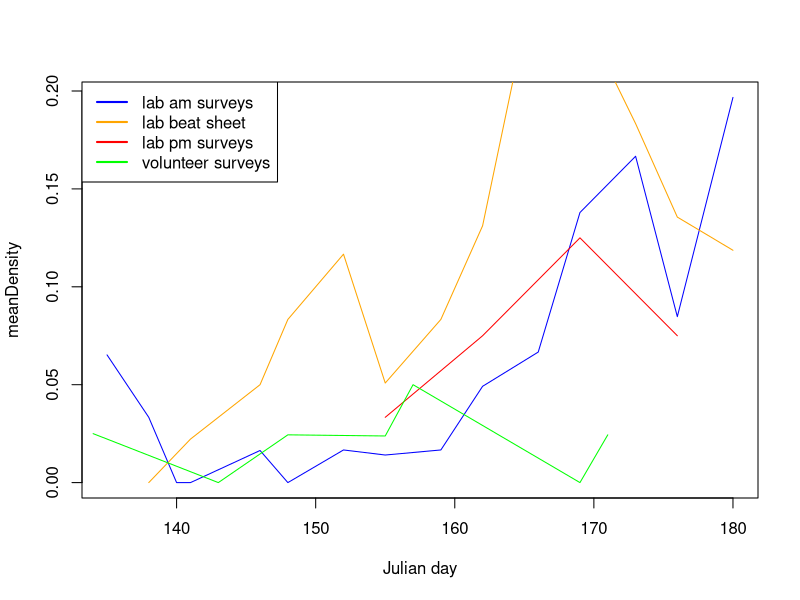
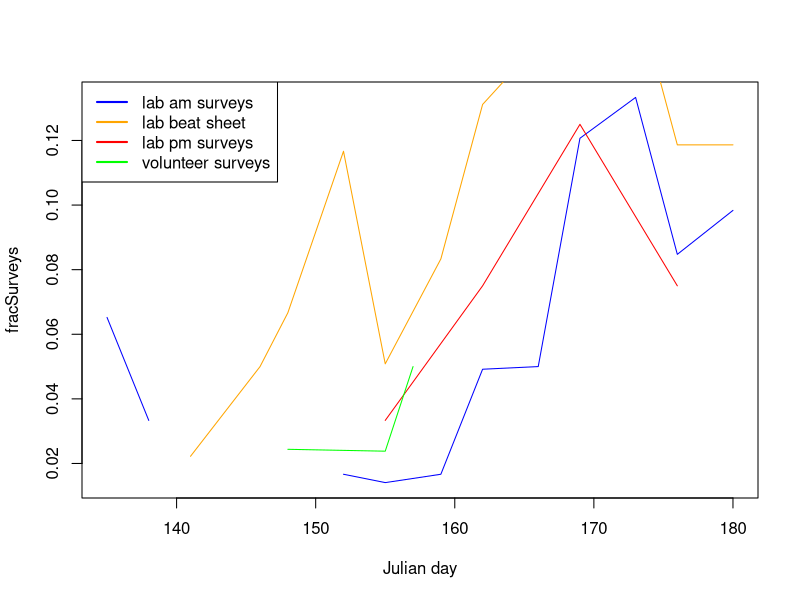
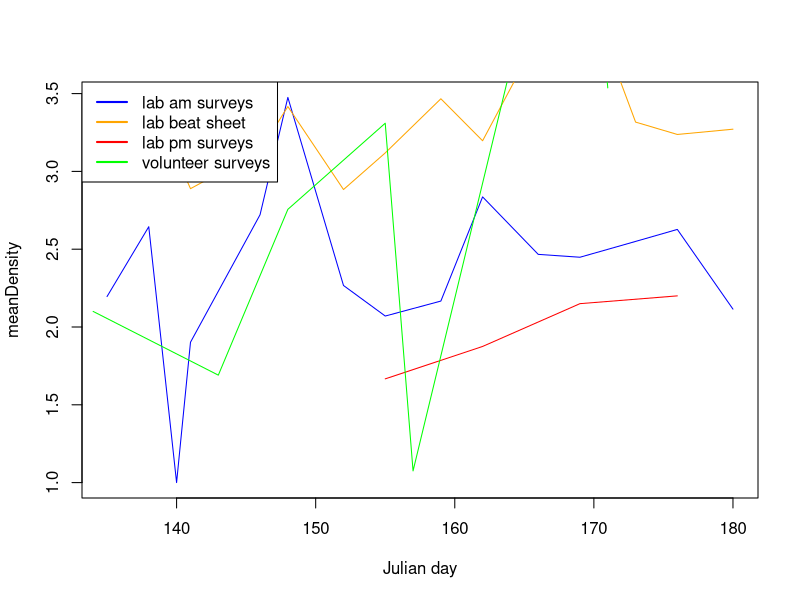

Here is the R script that generated these plots, in order: (Note: this script raises an error after producing the figures.)
################################################
# Script for conducting basic analyses based on 
# Caterpillars Count! data exported from the
# phpMyAdmin project site.

# Data include:
#
# tbl_surveys: date, site, time, and temperature of all survey events
#
# tbl_orders: arthropod observed, their length, and count associated with
#             each survey event

# Load required libraries
library(plyr)
library(dplyr)
library(lubridate)
library(stringr)

# Read in data
surveys = read.csv('data/tbl_surveys.csv', header=F)
orders = read.csv('data/tbl_orders.csv', header=F)

names(surveys) = c('surveyID', 'site', 'userID', 'circle', 'survey', 'dateStart',
                   'dateSubmit', 'tempMin', 'tempMax', 'notes', 'plantSp',
                   'herbivory', 'photo', 'isValid')
names(orders) = c('recordID', 'surveyID', 'arthropod', 'length', 'notes',
                  'count', 'photo', 'time', 'isValid')

# Convert 'survey' field to character from factor
surveys$survey = as.character(surveys$survey)


# Merge orders and surveys table
orders2 = merge(surveys, orders, by = 'surveyID', all.x = T)

orders2$date = as.POSIXlt(word(orders2$dateStart, 1, sep = " "), format = "%m/%d/%Y")
orders2$julianday = yday(orders2$date)

orders3 = orders2[, c('surveyID', 'userID','site', 'survey', 'circle', 'date','julianday',
                      'plantSp','herbivory','arthropod','length',
                      'count','notes.y','notes.x')]

# Add column with arthopod order code
arthcodes = read.csv('arth_codes.csv', header=T)
arthcodes1 = arthcodes[, c('ArthCode', 'DataName')]
names(arthcodes1) = c('arthCode', 'arthropod')
orders4 <- merge(orders3, arthcodes1, all.x = TRUE, sort = FALSE)
orders4 <- orders4[, c('surveyID', 'userID','site', 'survey', 'circle', 'date','julianday',
                        'plantSp','herbivory','arthropod','arthCode','length',
                        'count','notes.y','notes.x')]
orders4 <- orders4[order(orders4$date),]

# Add a column indicating if the leaves were wet
orders4$wetLeaves = c()
tempwet <- sort(c(grep("wet leaves", orders4$notes.x), grep("Wet leaves", orders4$notes.x), 
      grep("very dewy", orders4$notes.x), grep("Wet Leaves", orders4$notes.x)))
orders4$wetLeaves = rep('no', nrow(orders4))
orders4$wetLeaves[tempwet] = 'yes'

#tempwet$wetLeaves = 'yes'
#tempwet1 <- tempwet[, c('surveyID', 'wetLeaves')]
#orders5 <- merge(orders4, tempwet1, by = 'wetLeaves', all.x = T)
#orders5$wetLeaves[is.na(orders5$wetLeaves)] = 'no'


# temp fix of date class
orders4$date = as.character(orders4$date)

# add a year column
tempdate <- substring(orders4$date, 1, 4)
orders4$year = tempdate

# List of unique survey events
events = unique(orders4[, c("surveyID", "userID", "date", "year", "julianday", "site", "circle", "survey")])


# Function for checking survey events for a given site and year

surveyCount = function(events, site, year) {
  subevents = subset(events, site == site & year == year)
  #Count number of survey locations per date
  survcount1 = data.frame(table(subevents$date))
  names(survcount1) = c('date', 'numSurveys')                        
  survcount2 = data.frame(table(subevents[, c('date', 'circle', 'survey')]))
  zerocounts = survcount2[survcount2$Freq == 0,]
  zerocounts = zerocounts[order(zerocounts$date, zerocounts$circle, zerocounts$survey),]
  multicounts = survcount2[survcount2$Freq > 1,]
  multicounts = multicounts[order(multicounts$date, multicounts$circle, multicounts$survey),]
}





# Calculate mean density per survey

meanDensityByDay = function(surveyData,            # merged dataframe of surveys and orders tables
                       ordersToInclude = 'All',       # which arthropod orders to calculate density for (codes)
                       byTreeSpecies = FALSE, # do we want to calculate densities separately for each tree?
                       minLength = 0,         # minimum arthropod size to include
                       inputYear,
                       inputSite, 
                       plot = F,
                       plotVar = 'meanDensity', # 'meanDensity' or 'fracSurveys'
                       new = T,
                       color = 'black',
                       ...)                  
  
  {
  dataYearSite = surveyData[surveyData$year == inputYear & surveyData$site == inputSite, ]
  effortByDay = data.frame(table(unique(dataYearSite[, c('surveyID', 'julianday')])$julianday))
  names(effortByDay) = c('julianday', 'numSurveys')
  
  if(ordersToInclude=='All') {
    ordersToInclude = unique(surveyData$arthCode)
  }
  
  temp = filter(surveyData,
                surveyData$year == inputYear & 
                surveyData$site == inputSite &
                length >= minLength & 
                arthCode %in% ordersToInclude)
  
  
  if (byTreeSpecies) {
    temp2 = ddply(temp, .(site, julianday, year, plantSp), summarize, 
                  totalCount = sum(count))
    
  } else {
    temp2 = ddply(temp, .(site, julianday, year), summarize, 
                  totalCount = sum(count), numSurveysGTzero = length(unique(surveyID[count > 0])))
  }
  
  temp3 = merge(effortByDay, temp2[, c('julianday', 'totalCount', 'numSurveysGTzero')], 
                by = 'julianday', all = T)
  temp3$totalCount[is.na(temp3$totalCount)] = 0
  temp3$meanDensity = temp3$totalCount/temp3$numSurveys
  temp3$fracSurveys = temp3$numSurveysGTzero / temp3$numSurveys
  temp3$julianday = as.numeric(as.character(temp3$julianday))
  if (plot & new) {
    plot(temp3$julianday, temp3[, plotVar], type = 'l', 
         col = color, xlab = "Julian day", ylab = plotVar, ...)
  } else if (plot & new==F) {
    points(temp3$julianday, temp3[, plotVar], type = 'l', col = color, ...)
  }
  return(temp3)
}





# Create different subsets of data for beat sheets vs visual surveys, 
# morning versus afternoon, etc. Also, try to pull out the number of leaves
# for the BEAT SHEETs.


# Separating the data:

# For the word function:
library(stringr)

# All visual surveys
visualsurvey = orders4[!grepl("BEAT SHEET", orders4$notes.x),]

# Botanical Garden visual surveys
visualsurveybg = visualsurvey[visualsurvey$site == 8892356,]

# Prairie Ridge visual surveys
visualsurveypr = visualsurvey[visualsurvey$site == 117,]


# For separating the Prairie Ridge data:

# Our visual surveys from 2015 ONLY, not including repeat surveys
# Checked data and "REPEAT SURVEY" only format used so far to indicate
tempvis = visualsurveypr[!grepl("REPEAT SURVEY", visualsurveypr$notes.x),]
labsurvey = tempvis[tempvis$userID %in% c(69, 130, 131, 132) & tempvis$year == 2015, ]

# Our repeat surveys ONLY
repsurvey = visualsurveypr[grep("REPEAT SURVEY", visualsurveypr$notes.x),]

# Volunteer surveys
volsurvey = visualsurveypr[visualsurveypr$userID == 129,]

# Beat sheets and isolating # leaves into a new column
beatsheet = orders4[grep("BEAT SHEET", orders4$notes.x),]
leavesNumTemp <- word(beatsheet$notes.x, -1, sep = "= ")
leavesNumTemp1 <- word(leavesNumTemp, -1, sep = "BEAT SHEET; Leaves  ")
leavesNumTemp2 <- word(leavesNumTemp1, -1, sep = "BEAT SHEET; Leaves=")
leavesNumTemp3 <- word(leavesNumTemp2, 1, sep = ";")
leavesNumTemp4 <- word(leavesNumTemp3, 1, sep = ",")
leavesNumTemp5 <- gsub(" ", "", leavesNumTemp4)
leavesNumTemp6 <- gsub("\n", "", leavesNumTemp5)
leavesNumTemp7 <- gsub("Unknown", "unknown", leavesNumTemp6)
beatsheet$leavesNum <- as.numeric(leavesNumTemp7)


# Pulling out # Leaves, use strsplit(orders4$notes.x, "BEAT SHEET; Leaves = ")
# splitbeat <- strsplit(as.character(beatsheet$notes.x), split = "BEAT SHEET; Leaves = ")
# beatsheet$leavesBeatTemp = splitbeat


# Plotting and calculations

#################
# Prairie Ridge #
#################

# Temporarily going to take out julian day 170, not a PR day and only one caterpillar seen on one survey
labsurvey1 <- labsurvey[labsurvey$julianday != 170, ]

# Change arthCodes to 'NONE' that were previously NA
# Make sure data entered correctly before doing this
labsurvey1$arthCode[is.na(labsurvey1$arthCode)] = "NONE"
beatsheet$arthCode[is.na(beatsheet$arthCode)] = "NONE"
repsurvey$arthCode[is.na(repsurvey$arthCode)] = "NONE"
volsurvey$arthCode[is.na(volsurvey$arthCode)] = "NONE"

# Two possibilities of dealing with caterpillar colony outliers (choose one)
# (Rerun the separating data section in between switching possibilities)
# #1. Reducing counts with more than 5 caterpillars to 5 caterpillars:
labsurvey1$count[labsurvey1$arthCode == "LEPL" & labsurvey1$count > 5] = 5
beatsheet$count[beatsheet$arthCode == "LEPL" & beatsheet$count > 5] = 5
labsurvey1$count[labsurvey1$arthCode == "LEPL" & labsurvey1$count > 5] = 5
labsurvey1$count[labsurvey1$arthCode == "LEPL" & labsurvey1$count > 5] = 5
# #2. Taking out large colonies completely:
labsurvey1 <- labsurvey1[!(labsurvey1$arthCode == "LEPL" & labsurvey1$count > 10),]
beatsheet <- beatsheet[!(beatsheet$arthCode == "LEPL" & beatsheet$count > 10),]
repsurvey <- repsurvey[!(repsurvey$arthCode == "LEPL" & repsurvey$count > 10),]
volsurvey <- volsurvey[!(volsurvey$arthCode == "LEPL" & volsurvey$count > 10),]

# Plot our morning surveys, our beat sheet surveys, our repeat surveys, and the volunteer surveys all on one graph

# Caterpillars only, mean density
PRam = meanDensityByDay(labsurvey1, "LEPL", inputYear = 2015, inputSite = 117, plot = T, plotVar = 'meanDensity', new = T, color = 'blue')
PRbs = meanDensityByDay(beatsheet, "LEPL", inputYear = 2015, inputSite = 117, plot = T, plotVar = 'meanDensity', new = F, color = 'orange')
PRpm = meanDensityByDay(repsurvey, "LEPL", inputYear = 2015, inputSite = 117, plot = T, plotVar = 'meanDensity', new = F, color = 'red')
PRvol = meanDensityByDay(volsurvey, "LEPL", inputYear = 2015, inputSite = 117, plot = T, plotVar = 'meanDensity', new = F, color = 'green')
legend("topleft", c('lab am surveys', 'lab beat sheet', 'lab pm surveys', 'volunteer surveys'),lwd = 2, lty = 'solid', 
       col = c('blue', 'orange', 'red', 'green'))

# Caterpillars only, fraction of surveys with at least one caterpillar
PRam = meanDensityByDay(labsurvey1, "LEPL", inputYear = 2015, inputSite = 117, plot = T, plotVar = 'fracSurveys', new = T, color = 'blue')
PRbs = meanDensityByDay(beatsheet, "LEPL", inputYear = 2015, inputSite = 117, plot = T, plotVar = 'fracSurveys', new = F, color = 'orange')
PRpm = meanDensityByDay(repsurvey, "LEPL", inputYear = 2015, inputSite = 117, plot = T, plotVar = 'fracSurveys', new = F, color = 'red')
PRvol = meanDensityByDay(volsurvey, "LEPL", inputYear = 2015, inputSite = 117, plot = T, plotVar = 'fracSurveys', new = F, color = 'green')
legend("topleft", c('lab am surveys', 'lab beat sheet', 'lab pm surveys', 'volunteer surveys'),lwd = 2, lty = 'solid', 
       col = c('blue', 'orange', 'red', 'green'))

# All orders, mean density
PRam.all = meanDensityByDay(labsurvey1, "All", inputYear = 2015, inputSite = 117, plot = T, plotVar = 'meanDensity', new = T, color = 'blue')
PRbs.all = meanDensityByDay(beatsheet, "All", inputYear = 2015, inputSite = 117, plot = T, plotVar = 'meanDensity', new = F, color = 'orange')
PRpm.all = meanDensityByDay(repsurvey, "All", inputYear = 2015, inputSite = 117, plot = T, plotVar = 'meanDensity', new = F, color = 'red')
PRvol.all = meanDensityByDay(volsurvey, "All", inputYear = 2015, inputSite = 117, plot = T, plotVar = 'meanDensity', new = F, color = 'green')
legend("topleft", c('lab am surveys', 'lab beat sheet', 'lab pm surveys', 'volunteer surveys'),lwd = 2, lty = 'solid', 
       col = c('blue', 'orange', 'red', 'green'))

# Selected orders, mean density
multorders <- c('LEPL', 'ORTH', 'ARAN') # based on Birds of North America online, fledgling diet preferences
PRam.mult = meanDensityByDay(labsurvey1, ordersToInclude = multorders, inputYear = 2015, inputSite = 117, plot = T, plotVar = 'meanDensity', new = T, color = 'blue')
PRbs.mult = meanDensityByDay(beatsheet, ordersToInclude = multorders, inputYear = 2015, inputSite = 117, plot = T, plotVar = 'meanDensity', new = F, color = 'orange')
PRpm.mult = meanDensityByDay(repsurvey, ordersToInclude = multorders, inputYear = 2015, inputSite = 117, plot = T, plotVar = 'meanDensity', new = F, color = 'red')
PRvol.mult = meanDensityByDay(volsurvey, ordersToInclude = multorders, inputYear = 2015, inputSite = 117, plot = T, plotVar = 'meanDensity', new = F, color = 'green')
legend("topleft", c('lab am surveys', 'lab beat sheet', 'lab pm surveys', 'volunteer surveys'),lwd = 2, lty = 'solid', 
       col = c('blue', 'orange', 'red', 'green'))



# Not really useful:
# All orders, fraction of surveys with at least one arthropod
PRam.all = meanDensityByDay(labsurvey1, "All", inputYear = 2015, inputSite = 117, plot = T, plotVar = 'fracSurveys', 
                        new = T, color = 'blue', ylim = c(0.6, 1.2), lwd = 3)
PRbs.all = meanDensityByDay(beatsheet, "All", inputYear = 2015, inputSite = 117, plot = T, plotVar = 'fracSurveys', 
                        new = F, color = 'orange', lwd = 3)
PRpm.all = meanDensityByDay(repsurvey, "All", inputYear = 2015, inputSite = 117, plot = T, plotVar = 'fracSurveys', 
                        new = F, color = 'red', lwd = 3)
PRvol.all = meanDensityByDay(volsurvey, "All", inputYear = 2015, inputSite = 117, plot = T, plotVar = 'fracSurveys', 
                        new = F, color = 'green', lwd = 3)
legend("topleft", c('lab am surveys', 'lab beat sheet', 'lab pm surveys', 'volunteer surveys'),lwd = 2, lty = 'solid', 
       col = c('blue', 'orange', 'red', 'green'))




# Merge each of the subsets above together
PRall1 = merge(PRam[,c('julianday','meanDensity')], PRbs[, c('julianday','meanDensity')], by='julianday', all = T)
names(PRall1) = c('julianday','density_am','density_bs')
PRall2 = merge(PRall1, PRpm[,c('julianday','meanDensity')], by = 'julianday', all = T)
names(PRall2)[4] = 'density_pm'
PRall = merge(PRall2, PRvol[,c('julianday','meanDensity')], by = 'julianday', all = T)
names(PRall)[5] = 'density_vol'

####################
# Botanical Garden #
####################

BG = meanDensityByDay(visualsurveybg, 'LEPL', inputYear = '2015', inputSite = 8892356,
                      plot = T, new = T, color = 'black') 
